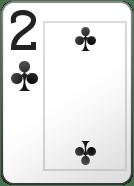
#> input picture images/cards/2c.png, 134 x 186 px, found by its file name; its folder holds 4 pictures in this run
$ python utils.py
#> lines starting #> are read from the running program, lines starting #| are printed output that depends on the picture
if __name__ == "__main__":
    import cv2
    import os

    pasta_origem = 'cards'

    pasta_destino = 'half_cards'

    if not os.path.exists(pasta_destino):
        os.makedirs(pasta_destino)

    for arquivo in os.listdir(pasta_origem):
        if arquivo.endswith(('.png', '.jpg', '.jpeg')):  # Verificar se é uma imagem
            caminho_imagem = os.path.join(pasta_origem, arquivo)
            imagem = cv2.imread(caminho_imagem)
#> imagem is the input picture: shape (186, 134, 3); mean B, G, R 223.4, 224.4, 223.2
            altura, largura = imagem.shape[:2]
#> altura = 186; largura = 134
            imagem_metade = imagem[0:int(altura / 2), 0:largura]
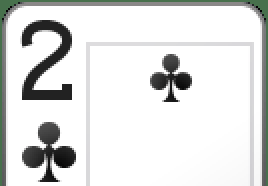
#> imagem_metade: shape (93, 134, 3) (shown 2 times larger); mean B, G, R 222.5, 223.5, 222.4

            cv2.imwrite(os.path.join(pasta_destino, arquivo), imagem_metade)
#> pass 2 of the loop `for arquivo in os.listdir(pasta_origem):`:
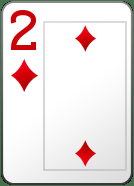
#> input picture images/cards/2d.png, 134 x 186 px, found by its file name
#> imagem is the input picture: shape (186, 134, 3); mean B, G, R 222.4, 223, 232.2
#> `imagem_metade = imagem[0:int(altura / 2), 0:largura]`:
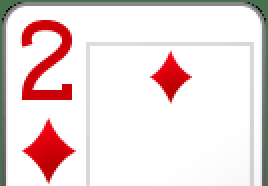
#> imagem_metade: shape (93, 134, 3) (shown 2 times larger); mean B, G, R 220.8, 221.1, 237.1
#> pass 3 of the loop `for arquivo in os.listdir(pasta_origem):`:
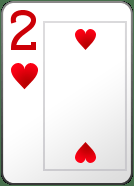
#> input picture images/cards/2h.png, 134 x 186 px, found by its file name
#> imagem is the input picture: shape (186, 134, 3); mean B, G, R 220, 220.3, 232.3
#> `imagem_metade = imagem[0:int(altura / 2), 0:largura]`:
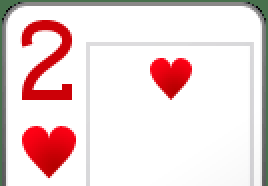
#> imagem_metade: shape (93, 134, 3) (shown 2 times larger); mean B, G, R 217.2, 217.2, 237.2
#> the loop made 4 passes; the first 3 are shown

    print("Processamento concluído.")
